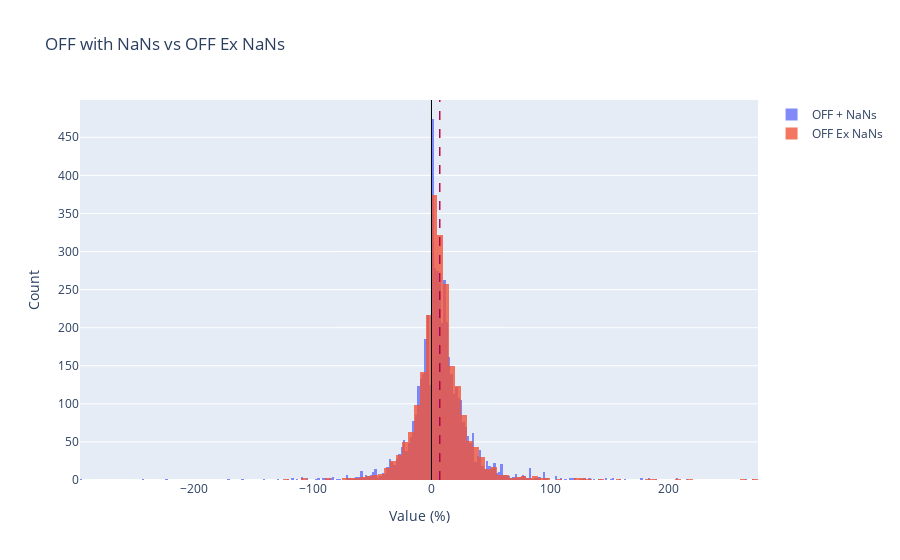

This figure's notebook cell:
### Code cell
"""
OFF + NaNs vs
Flagged OFF
"""

hist1 = go.Histogram(
    x= PD_test_off_nan,
    name='OFF + NaNs',
    opacity=0.80
)

hist2 = go.Histogram(
    x=PD_test_off,
    name='OFF Ex NaNs',
    opacity=0.80
)

fig = go.Figure()
fig.add_trace(hist1)
fig.add_trace(hist2)

fig.add_vline(x = mean_off_nan  , line_width = 1, line_dash = 'dash', line_color = 'blue')
fig.add_vline(x = mean_off, line_width = 1, line_dash = 'dash', line_color = 'red')
fig.add_vline(x = ZERO_LINE, line_width = 1, line_dash = 'solid', line_color = 'black')

fig.update_layout(
    barmode='overlay', # Use 'stack' if you want stacked histograms
    title='OFF with NaNs vs OFF Ex NaNs',
    xaxis_title='Value (%)',
    yaxis_title='Count'
)

fig.show()

### Figure 1 — Plotly figure (JSON) as saved in the notebook; plotly's stock layout.template omitted (floating-point values rounded to 4 significant figures; data arrays with more than 128 entries replaced by an {"elided": "..."} marker saying what was removed)
{"data": [{"name": "OFF + NaNs", "opacity": 0.8, "type": "histogram", "x": {"elided": "5020 float values"}}, {"name": "OFF Ex NaNs", "opacity": 0.8, "type": "histogram", "x": {"elided": "2202 float values"}}], "layout": {"barmode": "overlay", "shapes": [{"line": {"color": "blue", "dash": "dash", "width": 1}, "type": "line", "x0": 6.896, "x1": 6.896, "xref": "x", "y0": 0, "y1": 1, "yref": "y domain"}, {"line": {"color": "red", "dash": "dash", "width": 1}, "type": "line", "x0": 7.111, "x1": 7.111, "xref": "x", "y0": 0, "y1": 1, "yref": "y domain"}, {"line": {"color": "black", "dash": "solid", "width": 1}, "type": "line", "x0": 0, "x1": 0, "xref": "x", "y0": 0, "y1": 1, "yref": "y domain"}], "title": {"text": "OFF with NaNs vs OFF Ex NaNs"}, "xaxis": {"title": {"text": "Value (%)"}}, "yaxis": {"title": {"text": "Count"}}}}
